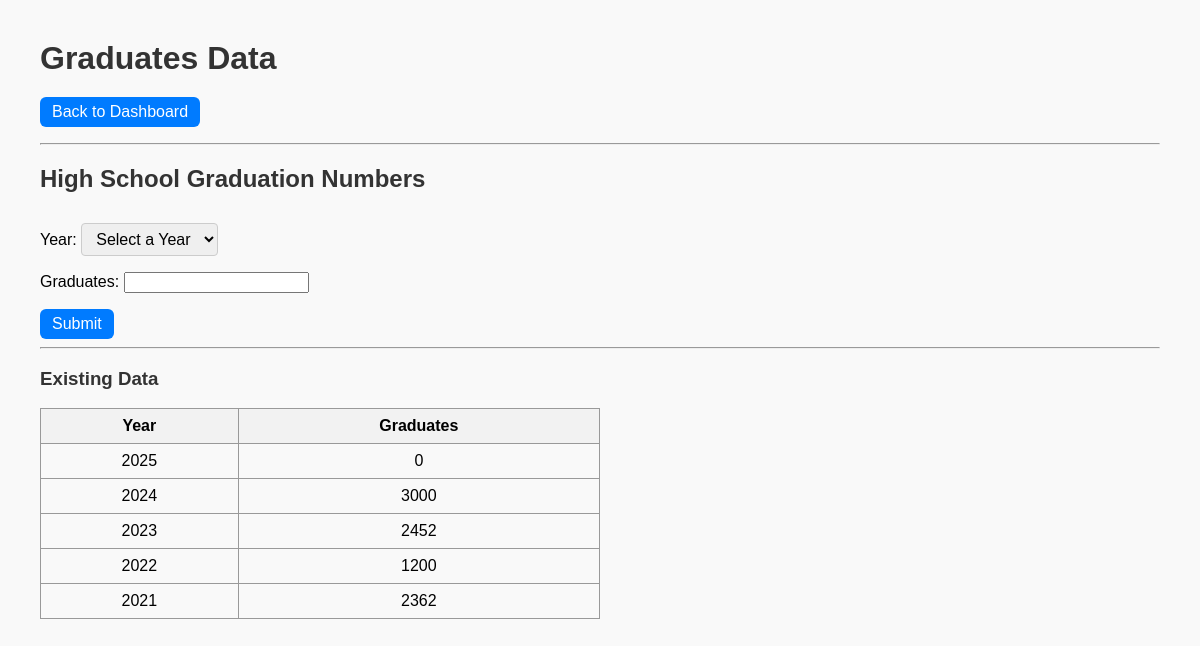
/graduates/, run on an earlier commit of the app's database.
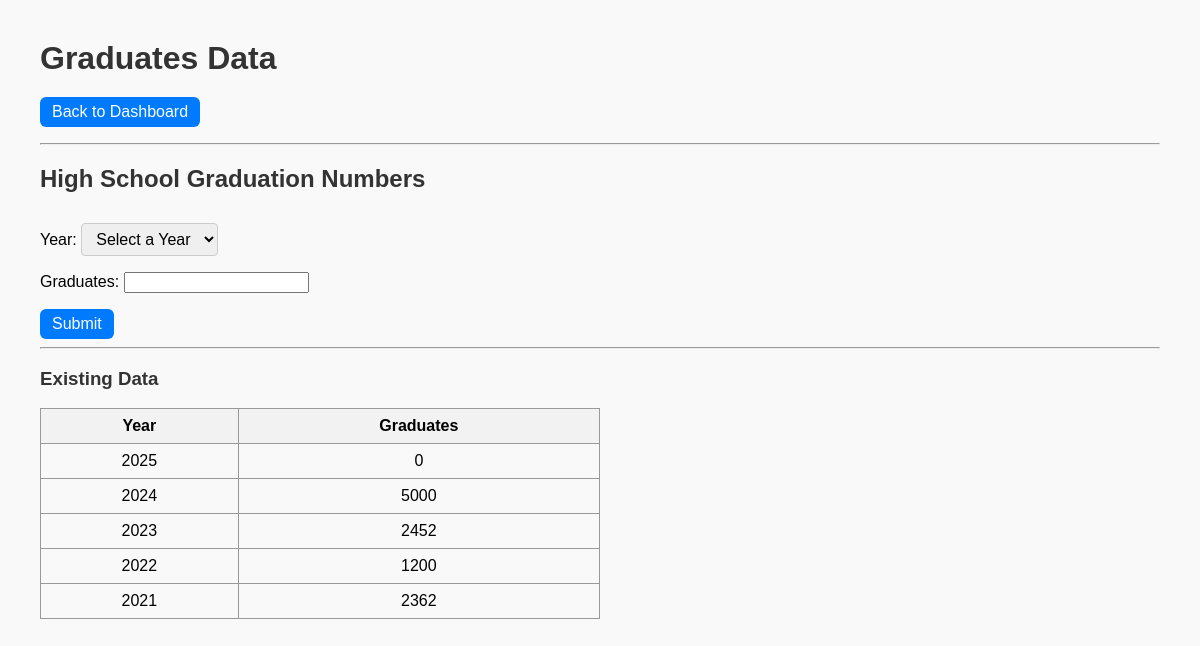
And on a later commit of the database.
### main/models.py (models this page shows, shortened)
class GraduationData(models.Model):
    year = models.IntegerField(unique=True)
    graduates = models.IntegerField()

### main/views.py (the view)
# urls.py: path('graduates/', views.graduate_data, name='graduates'),
def graduate_data(request):
    error = None
    GRADUATE_PASSWORD = getattr(settings, 'GRADUATE_PASSWORD', 'grad123')
    current_year = datetime.now().year
    for year in range(2021, current_year + 1):
        GraduationData.objects.get_or_create(year=year, defaults={'graduates': 0})
    if request.method == 'POST':
        password = request.POST.get('graduate_password', '').strip()
        if password != GRADUATE_PASSWORD:
            error = "Invalid password."
            form = GraduationForm(request.POST)  # keeps the values user typed
        else:
            form = GraduationForm(request.POST)
            if form.is_valid():
                year = form.cleaned_data['year']
                graduates = form.cleaned_data['graduates']
                GraduationData.objects.update_or_create(
                    year=year,
                    defaults={'graduates': graduates}
                )
                return redirect('graduates')
    else:
        form = GraduationForm()
    data = GraduationData.objects.all().order_by('-year')
    return render(request, "graduates.html", {
        'form': form,
        'data': data,
        'error': error
    })

### main/forms.py (shortened to what this page needs)
class GraduationForm(forms.ModelForm):
    current_year = datetime.now().year
    YEAR_CHOICES = [("", "Select a Year")] + [
        (y, str(y)) for y in range(current_year, 2020, -1)
    ]
    year = forms.ChoiceField(
        choices=YEAR_CHOICES,
        label="Year",
        required=True,
        widget=forms.Select(attrs={'class': 'form-select'})
    )
    class Meta:
        model = GraduationData
        fields = ['year', 'graduates']

### main/context_processors.py (called while the page is built)
def add_prefix(request):
    return {"URL_PREFIX": settings.URL_PREFIX}

### main/templates/graduates.html (shortened to what this page needs)
{% load static %}
<!DOCTYPE html>
<html>
<head>
    <link rel="stylesheet" href="{% static 'style.css' %}">
</head>
<body>
    <h1>Graduates Data</h1>
    <p>
        <a href="{% if URL_PREFIX %}/{{ URL_PREFIX }}/{% else %}/{% endif %}"><button>Back to Dashboard</button></a>
    </p>
    <hr>
    <h2>High School Graduation Numbers</h2>
    <form method="POST" onsubmit="promptGraduatePassword(event)">
        {{ form.as_p }}
        <button type="submit">Submit</button>
    </form>
    <hr>
    <h3>Existing Data</h3>
    <table>
        <tr>
            <th>Year</th>
            <th>Graduates</th>
        </tr>
        {% for entry in data %}
            <tr>
                <td>{{ entry.year }}</td>
                <td>{{ entry.graduates }}</td>
            </tr>
        {% empty %}
            <tr>
                <td colspan="2">No data yet.</td>
            </tr>
        {% endfor %}
    </table>
</body>
</html>

### main/static/style.css (style rules this page uses)
body { font-family: Arial, sans-serif; margin: 40px; background-color: #f9f9f9; }
h1 { margin-bottom: 20px; color: #222; }
button { padding: 8px 16px; cursor: pointer; border: none; border-radius: 4px; background-color: #007BFF; color: white; font-size: 16px; transition: background-color 0.2s ease; }
select { padding: 6px 10px; font-size: 16px; border-radius: 4px; border: 1px solid #ccc; margin-top: 10px; }
a { text-decoration: none; }

### main/templates/graduates.html (style rules this page uses)
input[type=number] { -moz-appearance: textfield; }
table { border-collapse: collapse; width: 50%; margin-top: 10px; }
th, td { border: 1px solid #999; padding: 8px; text-align: center; }
th { background-color: #f2f2f2; }
button { padding: 6px 12px; border-radius: 6px; border: none; background-color: #007BFF; color: white; cursor: pointer; }
h1, h2, h3 { color: #333; }

What changed in the data, as far as the page shows it:
changed GraduationData (number 2 of 5 on the later page): graduates "3000" → "5000"
